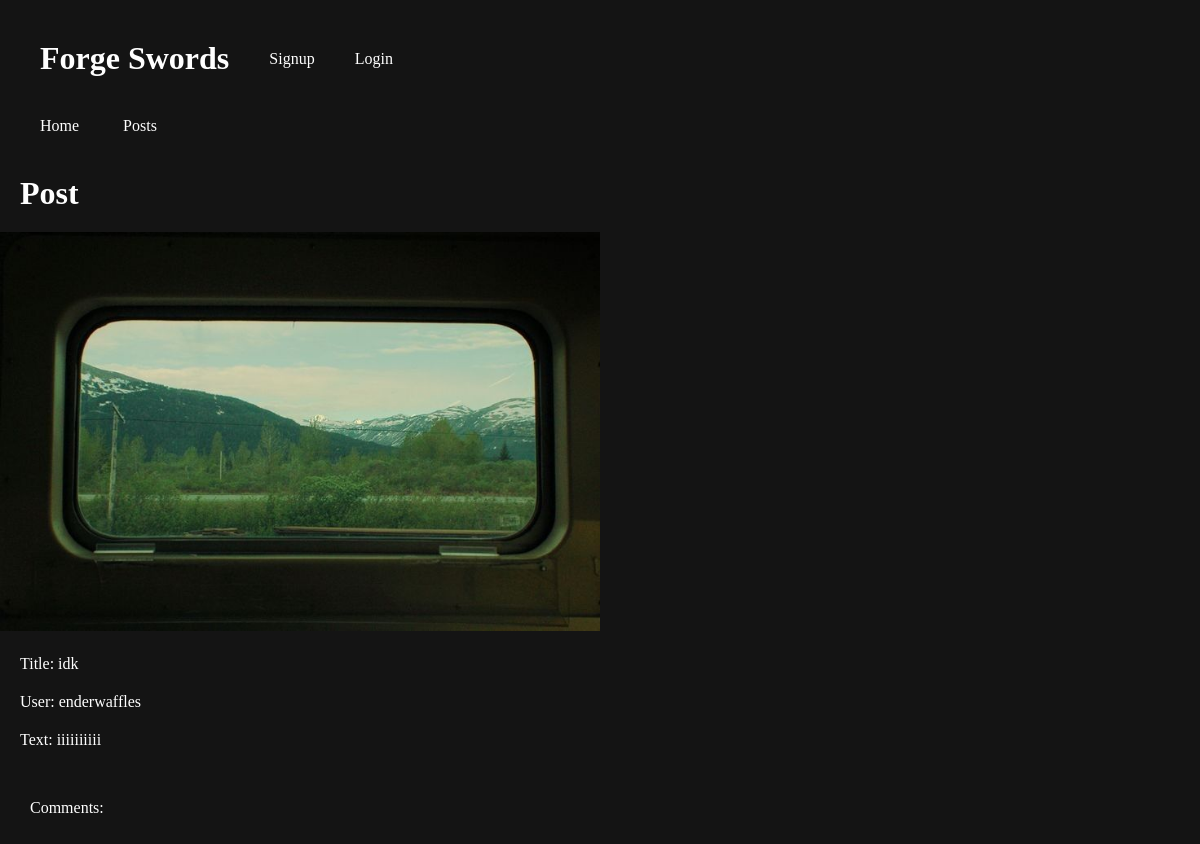
Page /post/5 on the earlier database version.
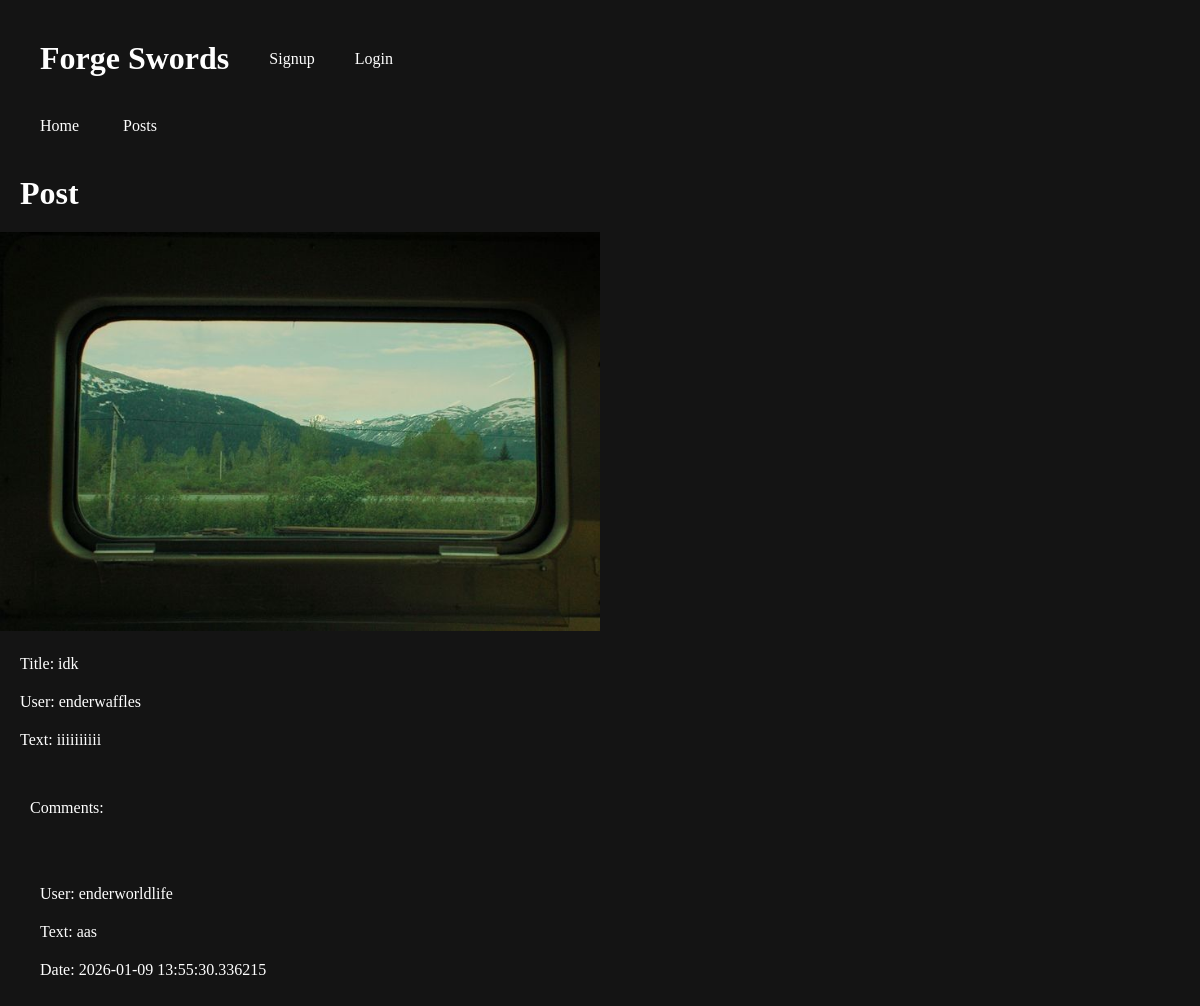
Same page on the later database version.
### app.py (models this page shows)
class Post(db.Model):
    __table_args__ = {'sqlite_autoincrement': True}
    id = db.Column(db.Integer, primary_key=True)
    title = db.Column(db.String(16), nullable=False)
    text = db.Column(db.Text, nullable=False)
    upload = db.Column(db.String(128), nullable=True)
    user_id = db.Column(db.Integer, nullable=False)
    date = db.Column(db.String(16), nullable=False)

class User(db.Model):
    __table_args__ = {'sqlite_autoincrement': True}
    id = db.Column(db.Integer, primary_key=True)
    email = db.Column(db.String(32), nullable=False, unique=True, index=True)
    nickname = db.Column(db.String(16), nullable=False, unique=True, index=True)
    name = db.Column(db.String(32), nullable=False)
    surname = db.Column(db.String(32), nullable=False)
    password = db.Column(db.String(128), nullable=False)
    admin = db.Column(db.Boolean, default=False)

class Comment(db.Model):
    __table_args__ = {'sqlite_autoincrement': True}
    id = db.Column(db.Integer, primary_key=True)
    text = db.Column(db.Text, nullable=False)
    upload = db.Column(db.String(128), nullable=True)
    user_id = db.Column(db.Integer, nullable=False)
    post_id = db.Column(db.Integer, nullable=False)
    date = db.Column(db.String(16), nullable=False)

### app.py (the view, shortened to what this page needs)
@app.route('/post/<int:id>', methods=["POST", "GET"])
def post(id):
    curent_user = None
    logged = False
    if 'user_id' in session:
        logged = True
        curent_user = User.query.get(session['user_id'])
    post = Post.query.filter_by(id=id).first()
    user = User.query.filter_by(id=post.user_id).first()
    comments = db.session.query(Comment,User).join(User, Comment.user_id == User.id).filter(Comment.post_id == id).order_by(desc(Comment.date)).all()
    return render_template('./post/post.html', post=post, user=user, id=id, logged=logged, curent_user=curent_user, comments=comments)

### templates/post/post.html (shortened to what this page needs)
{% extends 'base.html' %}
{% block body %}
<h1>Post</h1>
{% if post.upload.endswith('.mp4') or post.upload.endswith('.webm') %}
    <video width="50%" controls>
    <source src="../{{post.upload}}" type="video/mp4">
    <source src="../{{post.upload}}" type="video/webm">
    </video>
{% elif post.upload.endswith('.mp3') %}
    <audio width="50%" controls>
        <source src="../{{post.upload}}" type="audio/mpeg">
    </audio> <br>
{% else %}
    <img width="50%" src="../{{post.upload}}" alt=""> <br>
{% endif %}
<p>Title: {{post.title}}</p>
<p>User: {{user.nickname}}</p>
<p>Text: {{post.text}}</p>
<div>
    <p>Comments: </p>
    {% for comment, user in comments %}
    <div>
        {% if post.upload.endswith('.mp4') or post.upload.endswith('.webm') %}
            <video width="25%" controls>
            <source src="../{{comment.upload}}" type="video/mp4">
            <source src="../{{comment.upload}}" type="video/webm">
            </video>
        {% else %}
            <img width="25%" src="../{{comment.upload}}" alt=""> <br>
        {% endif %}
        <p>User: {{user.nickname}}</p>
        <p>Text: {{comment.text}}</p>
        <p>Date: {{comment.date}}</p>
    </div>
    {% endfor %}
</div>
{% endblock %}

### templates/base.html (shortened to what this page needs)
<!DOCTYPE html>
<html lang="en">
<head>
    <link rel="stylesheet" href="../static/main.css">
</head>
<body>
    <header>
        <div style="display: flex; align-items: center;">
            <h1>Forge Swords</h1>
            {% if not logged %}
               <a href="/signup">Signup</a>
            <a href="/login">Login</a>
            {% endif %}
        </div>
        <div>
            <a href="/">Home</a>
            <a href="/posts">Posts</a>
        </div>
    </header>
    {% block body %}
    {% endblock %}
</body>
</html>

### static/main.css (style rules this page uses)
body { margin: 0; color: white; background-color: rgb(20, 20, 20); }
header { padding: 10px; }
div { padding: 10px; }
a { color: white; margin: 20px; text-decoration: none; }
p { margin: 20px; }
h1 { margin: 20px; }

Differences in the rows shown:
added Comment: nickname "enderworldlife", text "aas", date "2026-01-09 13:55:30.336215"
